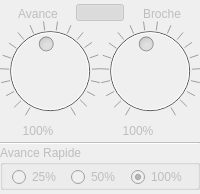
          <widget class="QFrame" name="frmControlSpeed">
           <property name="enabled">
            <bool>false</bool>
           </property>
           <property name="frameShape">
            <enum>QFrame::NoFrame</enum>
           </property>
           <property name="frameShadow">
            <enum>QFrame::Plain</enum>
           </property>
           <layout class="QVBoxLayout" name="verticalLayout">
            <property name="spacing">
             <number>0</number>
            </property>
            <property name="leftMargin">
             <number>0</number>
            </property>
            <property name="topMargin">
             <number>4</number>
            </property>
            <property name="rightMargin">
             <number>0</number>
            </property>
            <property name="bottomMargin">
             <number>4</number>
            </property>
            <item>
             <widget class="QFrame" name="frmVitesseTravail">
              <layout class="QVBoxLayout" name="verticalLayout_14">
               <property name="spacing">
                <number>0</number>
               </property>
               <property name="leftMargin">
                <number>0</number>
               </property>
               <property name="topMargin">
                <number>0</number>
               </property>
               <property name="rightMargin">
                <number>0</number>
               </property>
               <property name="bottomMargin">
                <number>0</number>
               </property>
               <item>
                <layout class="QHBoxLayout" name="horizontalLayout_9">
                 <property name="spacing">
                  <number>0</number>
                 </property>
                 <item>
                  <widget class="QLabel" name="label_22">
                   <property name="text">
                    <string>Avance</string>
                   </property>
                   <property name="alignment">
                    <set>Qt::AlignBottom|Qt::AlignHCenter</set>
                   </property>
                  </widget>
                 </item>
                 <item>
                  <widget class="QPushButton" name="btnLinkOverride">
                   <property name="maximumSize">
                    <size>
                     <width>48</width>
                     <height>17</height>
                    </size>
                   </property>
                   <property name="toolTip">
                    <string>Liaison des vitesses d'avance et de broche</string>
                   </property>
                   <property name="text">
                    <string/>
                   </property>
                   <property name="icon">
                    <iconset resource="cn5X.qrc">
                     <normaloff>:/cn5X/images/btnLinkOff.svg</normaloff>
                     <normalon>:/cn5X/images/btnLink.svg</normalon>:/cn5X/images/btnLinkOff.svg</iconset>
                   </property>
                   <property name="iconSize">
                    <size>
                     <width>48</width>
                     <height>17</height>
                    </size>
                   </property>
                   <property name="checkable">
                    <bool>true</bool>
                   </property>
                   <property name="checked">
                    <bool>true</bool>
                   </property>
                   <property name="flat">
                    <bool>false</bool>
                   </property>
                  </widget>
                 </item>
                 <item>
                  <widget class="QLabel" name="label_23">
                   <property name="text">
                    <string>Broche</string>
                   </property>
                   <property name="alignment">
                    <set>Qt::AlignBottom|Qt::AlignHCenter</set>
                   </property>
                  </widget>
                 </item>
                </layout>
               </item>
               <item>
                <layout class="QHBoxLayout" name="horizontalLayout_20">
                 <property name="spacing">
                  <number>0</number>
                 </property>
                 <property name="bottomMargin">
                  <number>4</number>
                 </property>
                 <item>
                  <layout class="QVBoxLayout" name="verticalLayout_7">
                   <item>
                    <widget class="QDial" name="dialAvance">
                     <property name="maximumSize">
                      <size>
                       <width>16777215</width>
                       <height>16777215</height>
                      </size>
                     </property>
                     <property name="cursor">
                      <cursorShape>PointingHandCursor</cursorShape>
                     </property>
                     <property name="contextMenuPolicy">
                      <enum>Qt::CustomContextMenu</enum>
                     </property>
                     <property name="minimum">
                      <number>10</number>
                     </property>
                     <property name="maximum">
                      <number>200</number>
                     </property>
                     <property name="value">
                      <number>100</number>
                     </property>
                     <property name="wrapping">
                      <bool>false</bool>
                     </property>
                     <property name="notchTarget">
                      <double>10.000000000000000</double>
                     </property>
                     <property name="notchesVisible">
                      <bool>true</bool>
                     </property>
                    </widget>
                   </item>
                   <item>
                    <layout class="QHBoxLayout" name="horizontalLayout_11">
                     <item>
                      <widget class="QLabel" name="lblAvancePourcent">
                       <property name="text">
                        <string notr="true">100%</string>
                       </property>
                       <property name="alignment">
                        <set>Qt::AlignBottom|Qt::AlignHCenter</set>
                       </property>
                      </widget>
                     </item>
                     <item>
                      <widget class="QPushButton" name="btnResetAvance">
                       <property name="maximumSize">
                        <size>
                         <width>24</width>
                         <height>17</height>
                        </size>
                       </property>
                       <property name="toolTip">
                        <string>Reinitialiser la vitesse d'avance</string>
                       </property>
                       <property name="text">
                        <string/>
                       </property>
                       <property name="icon">
                        <iconset resource="cn5X.qrc">
                         <normaloff>:/cn5X/images/btnResetSpeed.svg</normaloff>:/cn5X/images/btnResetSpeed.svg</iconset>
                       </property>
                       <property name="iconSize">
                        <size>
                         <width>24</width>
                         <height>17</height>
                        </size>
                       </property>
                       <property name="flat">
                        <bool>true</bool>
                       </property>
                      </widget>
                     </item>
                    </layout>
                   </item>
                  </layout>
                 </item>
                 <item>
                  <layout class="QVBoxLayout" name="verticalLayout_8">
                   <item>
                    <widget class="QDial" name="dialBroche">
                     <property name="maximumSize">
                      <size>
                       <width>16777215</width>
                       <height>16777215</height>
                      </size>
                     </property>
                     <property name="cursor">
                      <cursorShape>PointingHandCursor</cursorShape>
                     </property>
                     <property name="contextMenuPolicy">
                      <enum>Qt::CustomContextMenu</enum>
                     </property>
                     <property name="minimum">
                      <number>10</number>
                     </property>
                     <property name="maximum">
                      <number>200</number>
                     </property>
                     <property name="value">
                      <number>100</number>
                     </property>
                     <property name="wrapping">
                      <bool>false</bool>
                     </property>
                     <property name="notchTarget">
                      <double>10.000000000000000</double>
                     </property>
                     <property name="notchesVisible">
                      <bool>true</bool>
                     </property>
                    </widget>
                   </item>
                   <item>
                    <layout class="QHBoxLayout" name="horizontalLayout_19">
                     <item>
                      <widget class="QLabel" name="lblBrochePourcent">
                       <property name="text">
                        <string notr="true">100%</string>
                       </property>
                       <property name="alignment">
                        <set>Qt::AlignBottom|Qt::AlignHCenter</set>
                       </property>
                      </widget>
                     </item>
                     <item>
                      <widget class="QPushButton" name="btnResetBroche">
                       <property name="maximumSize">
                        <size>
                         <width>24</width>
                         <height>17</height>
                        </size>
                       </property>
                       <property name="toolTip">
                        <string>Reinitialiser la vitesse de broche</string>
                       </property>
                       <property name="text">
                        <string/>
                       </property>
                       <property name="icon">
                        <iconset resource="cn5X.qrc">
                         <normaloff>:/cn5X/images/btnResetSpeed.svg</normaloff>:/cn5X/images/btnResetSpeed.svg</iconset>
                       </property>
                       <property name="iconSize">
                        <size>
                         <width>24</width>
                         <height>17</height>
                        </size>
                       </property>
                       <property name="flat">
                        <bool>true</bool>
                       </property>
                      </widget>
                     </item>
                    </layout>
                   </item>
                  </layout>
                 </item>
                </layout>
               </item>
              </layout>
             </widget>
            </item>
            <item>
             <widget class="Line" name="line">
              <property name="orientation">
               <enum>Qt::Horizontal</enum>
              </property>
             </widget>
            </item>
            <item>
             <widget class="QGroupBox" name="grpVitesseRapide">
              <property name="title">
               <string>Avance Rapide</string>
              </property>
              <layout class="QHBoxLayout" name="horizontalLayout_8">
               <property name="spacing">
                <number>2</number>
               </property>
               <property name="leftMargin">
                <number>9</number>
               </property>
               <property name="topMargin">
                <number>2</number>
               </property>
               <property name="bottomMargin">
                <number>0</number>
               </property>
               <item>
                <widget class="QRadioButton" name="rbRapid025">
                 <property name="cursor">
                  <cursorShape>PointingHandCursor</cursorShape>
                 </property>
                 <property name="text">
                  <string notr="true">25%</string>
                 </property>
                </widget>
               </item>
               <item>
                <widget class="QRadioButton" name="rbRapid050">
                 <property name="cursor">
                  <cursorShape>PointingHandCursor</cursorShape>
                 </property>
                 <property name="text">
                  <string notr="true">50%</string>
                 </property>
                </widget>
               </item>
               <item>
                <widget class="QRadioButton" name="rbRapid100">
                 <property name="cursor">
                  <cursorShape>PointingHandCursor</cursorShape>
                 </property>
                 <property name="text">
                  <string notr="true">100%</string>
                 </property>
                 <property name="checked">
                  <bool>true</bool>
                 </property>
                </widget>
               </item>
              </layout>
             </widget>
            </item>
            <item>
             <spacer name="verticalSpacer_4">
              <property name="orientation">
               <enum>Qt::Vertical</enum>
              </property>
              <property name="sizeHint" stdset="0">
               <size>
                <width>20</width>
                <height>0</height>
               </size>
              </property>
             </spacer>
            </item>
           </layout>
          </widget>
